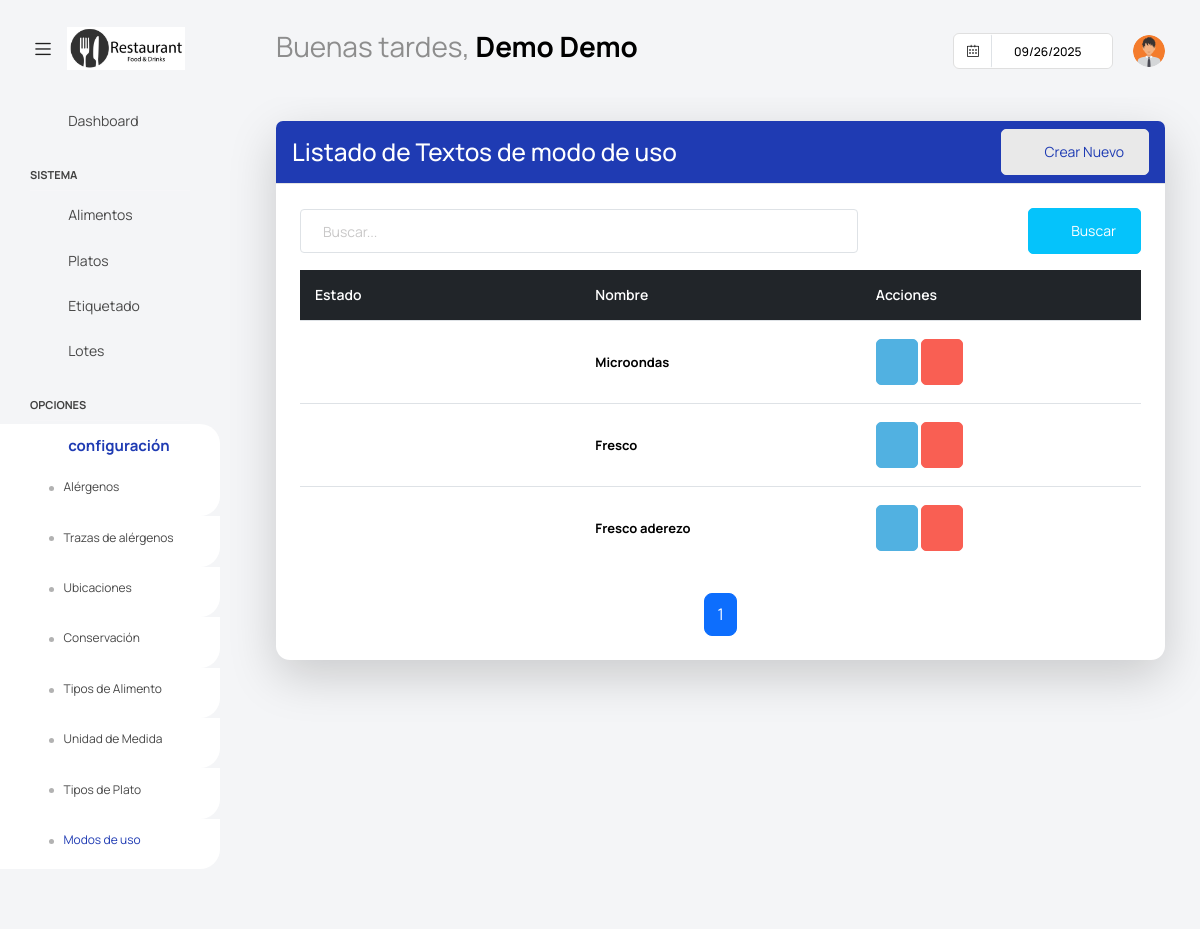
Page /platos/textomodo/ (signed in) on the committed database.
### app/super/models.py (models this page shows, shortened)
class UserProfile(models.Model):
    centro = models.ForeignKey('Centros' ,on_delete=models.CASCADE, null=True, blank =True)
    user = models.OneToOneField(User, on_delete=models.CASCADE)
    username = models.CharField(max_length=100)
    password = models.CharField(max_length=100)
    nombre = models.CharField(max_length=100)
    apellidos = models.CharField(max_length=100)
    cargo = models.CharField(max_length=100, blank=True, null=True)
    imagen = models.ImageField(default='users/default.png', upload_to='users/', null=True, blank =True)
    estado =models.BooleanField(default=True)

### app/platos/models.py (models this page shows, shortened)
class TextoModo(ModeloBaseCentro):
    nombre = models.CharField(max_length=100, unique=True)
    texto = models.TextField(blank=True, null=True)
    estado = models.BooleanField(default=True)  # Activo o inactivo
    class Meta:
        verbose_name = "Texto de Modo de Empleo"
        verbose_name_plural = "Textos de Modo de Empleo"

### app/platos/views.py (the view)
# urls.py: path('textomodo/', TextoModoList.as_view(), name='TextoModoList'),
class TextoModoList(PaginationMixin, LoginRequiredMixin, ListView):
    model = TextoModo
    template_name = 'platos/listar_textomodo.html'
    context_object_name = 'textomodos'
    paginate_by = 10  # Número de registros por página
    def get_queryset(self):
        try:
            user_profile = UserProfile.objects.filter(user=self.request.user).first()
            if user_profile and user_profile.centro:
                centro = user_profile.centro
                queryset = TextoModo.objects.filter(centro=centro).order_by('id')
                search_query = self.request.GET.get('buscar')
                if search_query:
                    queryset = queryset.filter(
                        Q(nombre__icontains=search_query)
                    )
                return queryset
            else:
                return TextoModo.objects.none()
        except ObjectDoesNotExist:
            return TextoModo.objects.none()
    def get_context_data(self, **kwargs):
        context = super().get_context_data(**kwargs)
        context.update(datos_centro(self.request))
        if not context['textomodos'].exists():
            context['mensaje'] = "No tiene tipos de textos de uso asociados."
        return context

### app/core/mixins.py (called while the page is built)
    def get_context_data(self, **kwargs):
        context = super().get_context_data(**kwargs)
        page_obj = context.get('page_obj')
        if page_obj:
            current_page = page_obj.number
            total_pages = page_obj.paginator.num_pages
            window = self.pagination_window_size
            if total_pages <= (window * 2) + 1:
                context['custom_page_range'] = range(1, total_pages + 1)
            elif current_page <= window:
                context['custom_page_range'] = range(1, (window * 2) + 2)
            elif current_page >= total_pages - window:
                context['custom_page_range'] = range(total_pages - (window * 2), total_pages + 1)
            else:
                context['custom_page_range'] = range(current_page - window, current_page + window + 1)
        return context

### templates/platos/listar_textomodo.html (shortened to what this page needs)
{% extends "base.html" %}
{% block content %}
<div class="content-wrapper">
    <div class="card shadow-lg">
        <div class="card-header bg-primary text-white d-flex justify-content-between align-items-center">
            <h3 class="m-0">Listado de Textos de modo de uso</h3>
            <a class="btn btn-light text-primary" onclick="abrir_modal_edicion('{% url 'platos:TextoModoCreate' %}')">
                <i class="fa fa-plus-circle"></i>&nbsp; Crear Nuevo
            </a>
        </div>
        <div class="card-body mt-3">
            <form method="get" class="row g-2 align-items-center mb-3">
                <div class="col-md-8">
                    <input type="text" class="form-control" placeholder="Buscar..." name="buscar">
                </div>
                <div class="col-md-4 d-flex justify-content-end">
                    <button type="submit" class="btn btn-secondary">
                        <i class="fa fa-search"></i>&nbsp; Buscar
                    </button>
                </div>
            </form>
            {% if textomodos %}
            <div class="table-wrapper">
                <table class="table table-hover tabla-responsive align-middle" style="table-layout: fixed;">
                    <thead class="table-dark">
                        <tr>
                            <th>Estado</th>
                            <th>Nombre</th>
                            <th>Acciones</th>
                        </tr>
                    </thead>
                    <tbody>
                        {% for textomodo in textomodos %}
                        <tr data-label="Estado">
                            <td>
                                {% if textomodo.estado %}
                                    <i class="fa fa-circle text-success fs-6"></i>
                                {% else %}
                                    <i class="fa fa-circle text-danger fs-6"></i>
                                {% endif %}
                            </td>
                            <td data-label="Nombre" class="fw-bold">{{ textomodo.nombre }}</td>
                            <td data-label="Acciones">
                                <a class="btn btn-info" style="--bs-btn-padding-y: 14px; --bs-btn-padding-x: 14px;" onclick="abrir_modal_edicion('{% url 'platos:TextoModoUpdate' pk=textomodo.id %}')" data-toggle="tooltip" title="Editar texto de modo de uso">
                                    <i class="fa fa-pencil"></i>
                                </a>
                                <a class="btn btn-danger" style="--bs-btn-padding-y: 14px; --bs-btn-padding-x: 14px;" onclick="abrir_modal_edicion('{% url 'platos:TextoModoDelete' pk=textomodo.id %}')" data-toggle="tooltip" title="Eliminar texto de modo de uso ">
                                    <i class="fa fa-trash"></i>
                                </a>
                            </td>
                        </tr>
                        {% endfor %}
                    </tbody>
                </table>
            </div>
            {% include "core/pagination.html" %}
            {% else %}
            <div class="alert alert-warning text-center mt-3">
                <i class="fa fa-exclamation-circle"></i> No se encontraron tipos de plato.
            </div>
            {% endif %}
        </div>
</div>
{% endblock content %}

### templates/base.html (shortened to what this page needs)
{% load static %}
<html lang="es">
<head>
  <link href={% static "vendor/feather/feather.css" %} rel="stylesheet">
  <link href={% static "vendor/mdi/css/materialdesignicons.min.css" %} rel="stylesheet">
  <link href={% static "vendor/ti-icons/css/themify-icons.css" %} rel="stylesheet">
  <link href={% static "vendor/font-awesome/css/font-awesome.min.css" %} rel="stylesheet">
  <link href={% static "vendor/typicons/typicons.css" %} rel="stylesheet">
  <link href={% static "vendor/simple-line-icons/css/simple-line-icons.css" %} rel="stylesheet">
  <link href={% static "vendor/css/vendor.bundle.base.css" %} rel="stylesheet">
  <link href={% static "vendor/bootstrap-datepicker/bootstrap-datepicker.min.css" %} rel="stylesheet">
  <link href={% static "js/select.dataTables.min.css" %} rel="stylesheet" type="text/css" >
  <link rel="stylesheet" href={% static "css/style.css" %}>
</head>
  <body class="with-welcome-text">
    <div class="container-scroller">
      <nav class="navbar default-layout col-lg-12 col-12 p-0 fixed-top d-flex align-items-top flex-row">
        <div class="text-center navbar-brand-wrapper d-flex align-items-center justify-content-start">
          <div class="me-3">
            <button class="navbar-toggler navbar-toggler align-self-center" type="button" data-bs-toggle="minimize">
              <span class="icon-menu"></span>
            </button>
          </div>
          <div>
            <a class="navbar-brand brand-logo" href="index.html">
              <img src="{{ imagen_centro_url }}" style="width:150px !important; height:auto;" alt="{{ centro.nombre }}">
            </a>
          </div>
        </div>
        <div class="navbar-menu-wrapper d-flex align-items-top">
          <ul class="navbar-nav">
            <li class="nav-item fw-semibold d-none d-lg-block ms-0">
              <h1 class="welcome-text">{{ saludo }}, <span class="text-black fw-bold">{{ nombre }} {{ apellidos }}</span></h1>
          </ul>
          <ul class="navbar-nav ms-auto">
            <li class="nav-item d-none d-lg-block">
              <div id="datepicker-popup" class="input-group date datepicker navbar-date-picker">
                <span class="input-group-addon input-group-prepend border-right">
                  <span class="icon-calendar input-group-text calendar-icon"></span>
                </span>
                <input type="text" class="form-control">
              </div>
            </li>
            <li class="nav-item dropdown d-none d-lg-block user-dropdown">
              <a class="nav-link" id="UserDropdown" href="#" data-bs-toggle="dropdown" aria-expanded="false">
                <img class="img-xs rounded-circle" src="{{ imagen_user_url }}" alt="Profile image"> </a>
            </li>
          </ul>
        </div>
      </nav>
    <div class="container-fluid page-body-wrapper">
      <nav class="sidebar sidebar-offcanvas" id="sidebar">
        <ul class="nav">
          <li class="nav-item">
            <a class="nav-link" href="{% url 'dashuser:home' %}">
              <i class="mdi mdi-grid-large menu-icon"></i>
              <span class="menu-title">Dashboard</span>
            </a>
          </li>
          <li class="nav-item nav-category">Sistema</li>
            <li class="nav-item">
              <a class="nav-link" href="{% url 'dashuser:AlimentoList' %}">
                <i class="menu-icon mdi mdi-food-variant"></i>
                <span class="menu-title">Alimentos</span>
              </a>
            </li>
            <li class="nav-item">
              <a class="nav-link" href="{% url 'platos:PlatoList' %}">
                <i class="menu-icon mdi mdi-food-turkey"></i>
                <span class="menu-title">Platos</span>
              </a>
            </li>
            <li class="nav-item">
              <a class="nav-link" data-bs-toggle="collapse" href="#etiq" aria-expanded="false" aria-controls="etiq">
                <i class="menu-icon mdi mdi-tag"></i>
                <span class="menu-title">Etiquetado</span>
                <i class="menu-arrow"></i>
              </a>
            </li>
            <li class="nav-item">
              <a class="nav-link" href="{% url 'platos:LotesResumenListView' %}">
                <i class="menu-icon mdi mdi-package-variant"></i>
                <span class="menu-title">Lotes</span>
              </a>
            </li>
          <li class="nav-item nav-category">Opciones</li>
            <li class="nav-item">
              <a class="nav-link" data-bs-toggle="collapse" href="#confi" aria-expanded="false" aria-controls="confi">
                <i class="menu-icon mdi mdi-filter"></i>
                <span class="menu-title">configuración</span>
                <i class="menu-arrow"></i>
              </a>
              <div class="collapse" id="confi">
                <ul class="nav flex-column sub-menu">
                  <li class="nav-item"> <a class="nav-link" href="{% url 'dashuser:AlergenosList' %}">Alérgenos</a></li>
                </ul>
                <ul class="nav flex-column sub-menu">
                  <li class="nav-item"> <a class="nav-link" href="{% url 'dashuser:TrazasList' %}">Trazas de alérgenos</a></li>
                </ul>
                <ul class="nav flex-column sub-menu">
                  <li class="nav-item"> <a class="nav-link" href="{% url 'dashuser:LocalizacionList' %}">Ubicaciones</a></li>
                </ul>
                <ul class="nav flex-column sub-menu">
                  <li class="nav-item"> <a class="nav-link" href="{% url 'dashuser:ConservacionList' %}">Conservación</a></li>
                </ul>
                <ul class="nav flex-column sub-menu">
                  <li class="nav-item"> <a class="nav-link" href="{% url 'dashuser:TipoAlimentoList' %}">Tipos de Alimento</a></li>
                </ul>
                <ul class="nav flex-column sub-menu">
                  <li class="nav-item"> <a class="nav-link" href="{% url 'dashuser:UnidadDeMedidaList' %}">Unidad de Medida</a></li>
                </ul>
                <ul class="nav flex-column sub-menu">
                  <li class="nav-item"> <a class="nav-link" href="{% url 'platos:TipoPlatoList' %}">Tipos de Plato</a></li>
                </ul>
                <ul class="nav flex-column sub-menu">
                  <li class="nav-item"> <a class="nav-link" href="{% url 'platos:TextoModoList' %}">Modos de uso</a></li>
                </ul>
              </div>
            </li>
        </ul>
      </nav>
      <div class="main-panel">
          {% block content %}
          {% endblock content %}
      </div>
  </div>
</body>
</html>

### rows in the picture
UserProfile: nombre "Demo", apellidos "Demo"
TextoModo: estado True (drawn), nombre "Microondas"
TextoModo: estado True (drawn), nombre "Fresco"
TextoModo: estado True (drawn), nombre "Fresco aderezo"

### other values in the picture
{{ saludo }} "Buenas tardes"
{{ page }} "1"
